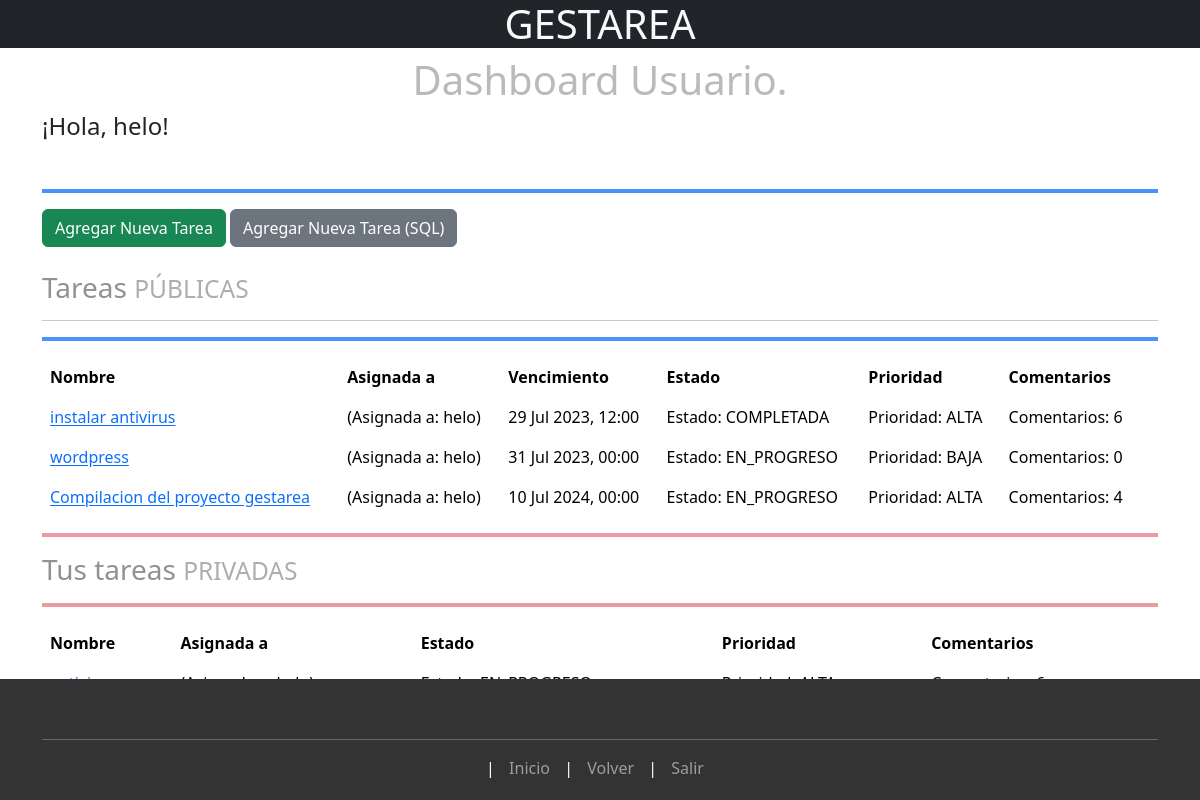
Before: / (signed in) with the older database file.
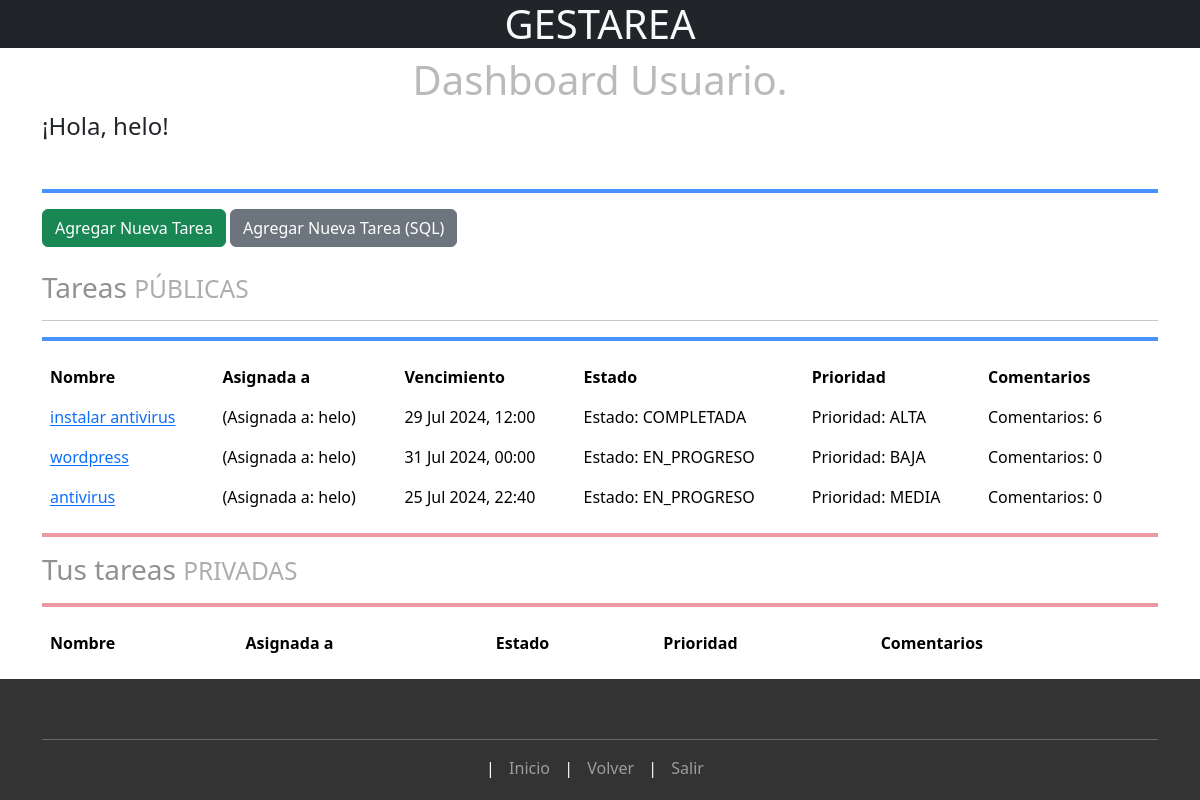
After: the same page with the newer database file.
### tareas/models.py (models this page shows, shortened)
class Tarea(models.Model):
    OPCIONES_ESTADO = (
        ('PENDIENTE', 'Pendiente'),
        ('EN_PROGRESO', 'En Progreso'),
        ('COMPLETADA', 'Completada'),
    )
    OPCIONES_PRIORIDAD = (
        ('BAJA', 'Baja'),
        ('MEDIA', 'Media'),
        ('ALTA', 'Alta'),
    )
    nombre = models.CharField(max_length=200)
    descripcion = models.TextField()
    fecha_vencimiento = models.DateTimeField()
    estado = models.CharField(max_length=12, choices=OPCIONES_ESTADO, default='PENDIENTE')
    prioridad = models.CharField(max_length=6, choices=OPCIONES_PRIORIDAD, default='MEDIA')
    categoria = models.ForeignKey(Categoria, on_delete=models.CASCADE)
    asignada_a = models.ForeignKey(User, on_delete=models.CASCADE, related_name='tareas_asignadas')
    es_publica = models.BooleanField(default=False)
    def comentarios_publicos(self):
        return self.comentario_set.filter(visibilidad='PUBLICO').count()

### tareas/views.py (the view)
# urls.py: path('', views.inicio, name='inicio'),
def inicio(request):
    if not request.user.is_authenticated:
        return redirect('inicio_sesion')
    if request.user.is_superuser:
        categorias = Categoria.objects.all()
        tareas = Tarea.objects.all().count()
        tareas_pendientes = Tarea.objects.filter(estado='PENDIENTE')
        tareas_en_progreso = Tarea.objects.filter(estado='EN_PROGRESO')
        tareas_completadas = Tarea.objects.filter(estado='COMPLETADA')
        tareas_pendientes_tot = Tarea.objects.filter(estado='PENDIENTE').count()
        tareas_en_progreso_tot = Tarea.objects.filter(estado='EN_PROGRESO').count()
        tareas_completadas_tot = Tarea.objects.filter(estado='COMPLETADA').count()
        usuarios = User.objects.all()
        context = {
        'categorias': categorias,
        'tareas_tot': tareas,
		'tareas_pendientes': tareas_pendientes,
        'tareas_en_progreso': tareas_en_progreso,
        'tareas_completadas': tareas_completadas,
        'tareas_pendientes_tot': tareas_pendientes_tot,
        'tareas_en_progreso_tot': tareas_en_progreso_tot,
        'tareas_completadas_tot': tareas_completadas_tot,
		'usuarios': usuarios
        }
        return render(request, 'inicio.html', context)
    else:
        usuario_actual = User.objects.get(username=request.user.username)
        tareas_publicas = [(tarea, CambioTareaForm(initial={'estado': tarea.estado})) for tarea in Tarea.objects.filter(es_publica=True)]
        tareas_privadas = [(tarea, CambioTareaForm(initial={'estado': tarea.estado})) for tarea in Tarea.objects.filter(es_publica=False, asignada_a=usuario_actual)]
        context = {
        'tareas_publicas': tareas_publicas,
        'tareas_privadas': tareas_privadas,
        }
        return render(request, 'tareas/inicio.html', context)

### tareas/templates/tareas/inicio.html (shortened to what this page needs)
{% extends "base_generic.html" %}
{% load static %}
{% block content %}
{% if user.is_authenticated %}
<center><h1 style="color: rgb(186, 186, 186);">Dashboard Usuario.</h1></center>
    <h4>¡Hola, {{ user.username }}!</h4>
	<br>
	<hr class="border border-primary border-2 opacity-75">
	<a href="{% url 'agregar_tarea' %}" class="btn btn-success">Agregar Nueva Tarea</a>
	<a href="{% url 'agregar_tareaSQL' %}" class="btn btn-secondary">Agregar Nueva Tarea (SQL)</a>
	<br><br>
	<h3 class="opacity-50">
	  Tareas
	  <small class="text-body-secondary">PÚBLICAS</small>
	</h3>
		<hr>
	<hr class="border border-primary border-2 opacity-75">
	<table class="table table-borderless">
		  <thead>
			<td><strong>Nombre<strong></td>
			<td><strong>Asignada a<strong></td>
			<td><strong>Vencimiento<strong></td>
			<td><strong>Estado<strong></td>
			<td><strong>Prioridad<strong></td>
			<td><strong>Comentarios<strong></td>
		  </thead>
			<tbody>
	{% for tarea, form in tareas_publicas %}
		<tr>
			<td>
			<a class="link-offset-1"  href="#" data-bs-toggle="modal" data-bs-target="#detalleTareaModal{{tarea.id}}">{{ tarea.nombre }} </a>
			</td>
			<td>
			(Asignada a: {{ tarea.asignada_a.username }})
			</td>
			<td>
				{{ tarea.fecha_vencimiento|date:"d M Y, H:i" }}
				</td>
			<td>
			<span>Estado: </span>{{ tarea.estado }}
			</td>
			<td>
			<span>Prioridad: </span>{{ tarea.prioridad }}
			</td>
			<td>
			<span>Comentarios: </span>{{ tarea.comentarios_publicos }}
			</td>
			<td>
		</tr>
	{% endfor %}
	</table>
	<hr class="border border-danger border-2 opacity-50">
	<h3 class="opacity-50">
	  Tus tareas
	  <small class="text-body-secondary">PRIVADAS</small>
	</h3>
	<hr class="border border-danger border-2 opacity-50">
	<table class="table table-borderless">
		  <thead>
			<td><strong>Nombre<strong></td>
			<td><strong>Asignada a<strong></td>
			<td><strong>Estado<strong></td>
			<td><strong>Prioridad<strong></td>
			<td><strong>Comentarios<strong></td>
		  </thead>
			<tbody>
	{% for tarea, form in tareas_privadas %}
		<tr>
			<td>
			<a class="link-offset-1"  href="#" data-bs-toggle="modal" data-bs-target="#detalleTareaModal{{tarea.id}}">{{ tarea.nombre }} </a>
			</td>
			<td>
			</td>
			<td>
			<span>Estado: </span>{{ tarea.estado }}
			</td>
			<td>
			<span>Prioridad: </span>{{ tarea.prioridad }}
			</td>
			<td>
			<span>Comentarios: </span>{{ tarea.comentario_set.all.count }}
			</td>
		</tr>
	{% endfor %}
	</table>
{% endif %}
{% endblock %}

Changed rows visible on the page:
removed Tarea: nombre "Compilacion del proyecto gestarea", asignada_a.username "helo", fecha_vencimiento "10 Jul 2024, 00:00", estado "EN_PROGRESO", prioridad "ALTA", comentarios_publicos "4", shown under "Tareas PÚBLICAS"
changed Tarea "instalar antivirus": fecha_vencimiento "29 Jul 2023, 12:00" → "29 Jul 2024, 12:00"
changed Tarea "wordpress": fecha_vencimiento "31 Jul 2023, 00:00" → "31 Jul 2024, 00:00"
added Tarea: nombre "antivirus", asignada_a.username "helo", fecha_vencimiento "25 Jul 2024, 22:40", estado "EN_PROGRESO", prioridad "MEDIA", comentarios_publicos "0", shown under "Tareas PÚBLICAS"
